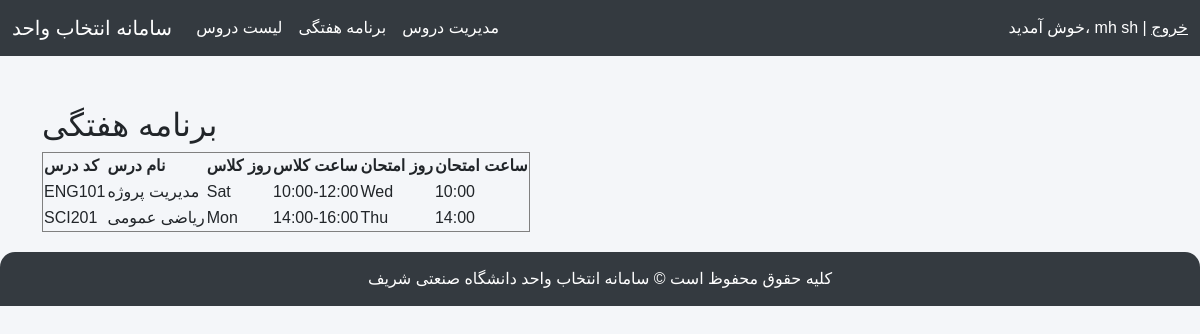
Screenshot of /schedule/ (signed in) with the database file from the repository.
### course_app/models.py (models this page shows, shortened)
class Enrollment(models.Model):
    student = models.ForeignKey(Student, on_delete=models.CASCADE)
    course = models.ForeignKey(Course, on_delete=models.CASCADE)
    enrollment_date = models.DateTimeField(auto_now_add=True)
    class Meta:
        unique_together = ('student', 'course')

class Course(models.Model):
    course_code = models.CharField(max_length=20, unique=True, verbose_name="کد درس")
    course_name = models.CharField(max_length=200, verbose_name="نام درس")
    department = models.ForeignKey(Department, on_delete=models.CASCADE, related_name='courses')
    instructor = models.ForeignKey(Instructor, on_delete=models.SET_NULL, null=True, blank=True)
    credits = models.PositiveIntegerField(default=3, verbose_name="تعداد واحد")
    capacity = models.PositiveIntegerField(default=30, verbose_name="ظرفیت کل")
    class_day = models.CharField(max_length=50, verbose_name="روز کلاس (مثلاً Sat, Mon...)")
    class_time = models.CharField(max_length=50, verbose_name="ساعت کلاس (مثلاً 10:00-12:00)")
    exam_day = models.CharField(max_length=50, verbose_name="روز امتحان", blank=True)
    exam_time = models.CharField(max_length=50, verbose_name="ساعت امتحان", blank=True)
    prerequisites = models.ManyToManyField('self', symmetrical=False, related_name='is_prerequisite_for', blank=True)
    corequisites = models.ManyToManyField('self', symmetrical=False, related_name='is_corequisite_for', blank=True)

### course_app/views.py (the view)
# urls.py: path('schedule/', weekly_schedule_view, name='weekly_schedule'),
@login_required
def weekly_schedule_view(request):
    student = request.user.student_profile
    enrollments = Enrollment.objects.filter(student=student)
    return render(request, 'weekly_schedule.html', {'enrollments': enrollments})

### course_app/templates/weekly_schedule.html
{% extends 'base.html' %}
{% block content %}
<h2>برنامه هفتگی</h2>
<table border="1">
    <tr>
        <th>کد درس</th>
        <th>نام درس</th>
        <th>روز کلاس</th>
        <th>ساعت کلاس</th>
        <th>روز امتحان</th>
        <th>ساعت امتحان</th>
    </tr>
    {% for en in enrollments %}
    <tr>
        <td>{{ en.course.course_code }}</td>
        <td>{{ en.course.course_name }}</td>
        <td>{{ en.course.class_day }}</td>
        <td>{{ en.course.class_time }}</td>
        <td>{{ en.course.exam_day }}</td>
        <td>{{ en.course.exam_time }}</td>
    </tr>
    {% endfor %}
</table>
{% endblock %}

### course_app/templates/base.html (shortened to what this page needs)
<!DOCTYPE html>
<html lang="fa">
<head>
    <link href="https://cdn.jsdelivr.net/npm/bootstrap@5.3.0/dist/css/bootstrap.min.css" rel="stylesheet">
    <link href="https://cdnjs.cloudflare.com/ajax/libs/font-awesome/6.4.2/css/all.min.css" rel="stylesheet">
</head>
<body>
    <nav class="navbar navbar-expand-lg navbar-dark">
        <div class="container-fluid">
            <a class="navbar-brand" href="#">سامانه انتخاب واحد</a>
            <div class="collapse navbar-collapse" id="navbarNav">
                <ul class="navbar-nav me-auto mb-2 mb-lg-0">
                    <li class="nav-item">
                        <a class="nav-link" href="/courses">لیست دروس</a>
                    </li>
                    <li class="nav-item">
                        <a class="nav-link" href="/schedule">برنامه هفتگی</a>
                    </li>
                    <li class="nav-item">
                        <a class="nav-link" href="/manage/courses">مدیریت دروس</a>
                    </li>
                </ul>
                <span class="navbar-text">
                    {% if user.is_authenticated %}
                        خوش آمدید، {{ user.first_name }} {{ user.last_name }} | <a href="/logout" class="text-white">خروج</a>
                    {% else %}
                        <a href="/login" class="text-white">ورود</a> | <a href="/signup" class="text-white">ثبت نام</a>
                    {% endif %}
                </span>
            </div>
        </div>
    </nav>
    <div class="container">
        {% block content %}{% endblock %}
    </div>
    <div class="footer">
        کلیه حقوق محفوظ است © سامانه انتخاب واحد دانشگاه صنعتی شریف
    </div>
</body>
</html>

### course_app/templates/base.html (style rules this page uses)
body { font-family: 'Vazir', sans-serif; background-color: #f4f6f9; }
.navbar { background-color: #343a40; }
.navbar-brand, .nav-link, .navbar-text { color: #ffffff !important; }
.container { margin-top: 50px; }
.footer { text-align: center; padding: 15px; margin-top: 20px; background-color: #343a40; color: white; border-radius: 15px 15px 0 0; }

### rows the page displays
Enrollment: course.course_code "ENG101", course.course_name "مدیریت پروژه", course.class_day "Sat", course.class_time "10:00-12:00", course.exam_day "Wed", course.exam_time "10:00"
Enrollment: course.course_code "SCI201", course.course_name "ریاضی عمومی", course.class_day "Mon", course.class_time "14:00-16:00", course.exam_day "Thu", course.exam_time "14:00"

### other values shown
{{ user.first_name }} "mh"
{{ user.last_name }} "sh"
